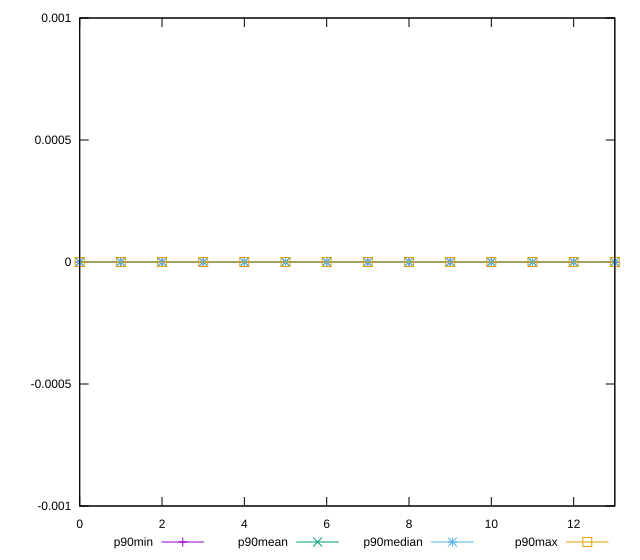

This figure's gnuplot source:
reset

$p90Min <<EOF
0 0
1 0
2 0
3 0
4 0
5 0
6 0
7 0
8 0
9 0
10 0
11 0
12 0
13 0
EOF

$p90Mean <<EOF
0 0
1 0
2 0
3 0
4 0
5 0
6 0
7 0
8 0
9 0
10 0
11 0
12 0
13 0
EOF

$p90Median <<EOF
0 0
1 0
2 0
3 0
4 0
5 0
6 0
7 0
8 0
9 0
10 0
11 0
12 0
13 0
EOF

$p90Max <<EOF
0 0
1 0
2 0
3 0
4 0
5 0
6 0
7 0
8 0
9 0
10 0
11 0
12 0
13 0
EOF

set key outside below
set xrange [0:13]
set yrange [-0.001:0.001]
set trange [-0.001:0.001]
set terminal svg size 640, 560 enhanced background rgb 'white'
set output "reprap/efficient-animated-content/progression/value.svg"

plot $p90Min title "p90min" with linespoints, \
     $p90Mean title "p90mean" with linespoints, \
     $p90Median title "p90median" with linespoints, \
     $p90Max title "p90max" with linespoints

reset
